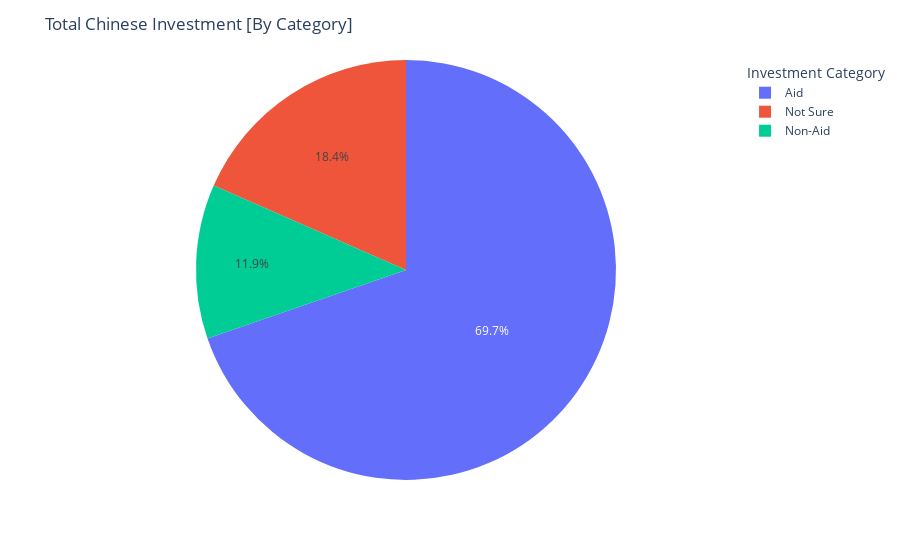

Notebook code for this chart:
### Code cell
values = ms['flow_class'].value_counts()
class_ = pd.unique(ms['flow_class'])

fig = px.pie(ms, values=values, labels=class_, names = class_)
fig.update_layout(
    
    title = "Total Chinese Investment [By Category]",
    legend_title_text='Investment Category',
    showlegend=True
    
)

fig.show()

### Figure 1 — Plotly figure (JSON) as saved in the notebook; plotly's stock layout.template omitted (floating-point values rounded to 4 significant figures)
{"data": [{"domain": {"x": [0, 1], "y": [0, 1]}, "hovertemplate": "label=%{label}<br>value=%{value}<extra></extra>", "labels": ["Aid", "Not Sure", "Non-Aid"], "legendgroup": "", "name": "", "showlegend": true, "type": "pie", "values": [4315, 1140, 735]}], "layout": {"legend": {"title": {"text": "Investment Category"}, "tracegroupgap": 0}, "margin": {"t": 60}, "showlegend": true, "title": {"text": "Total Chinese Investment [By Category]"}}}
